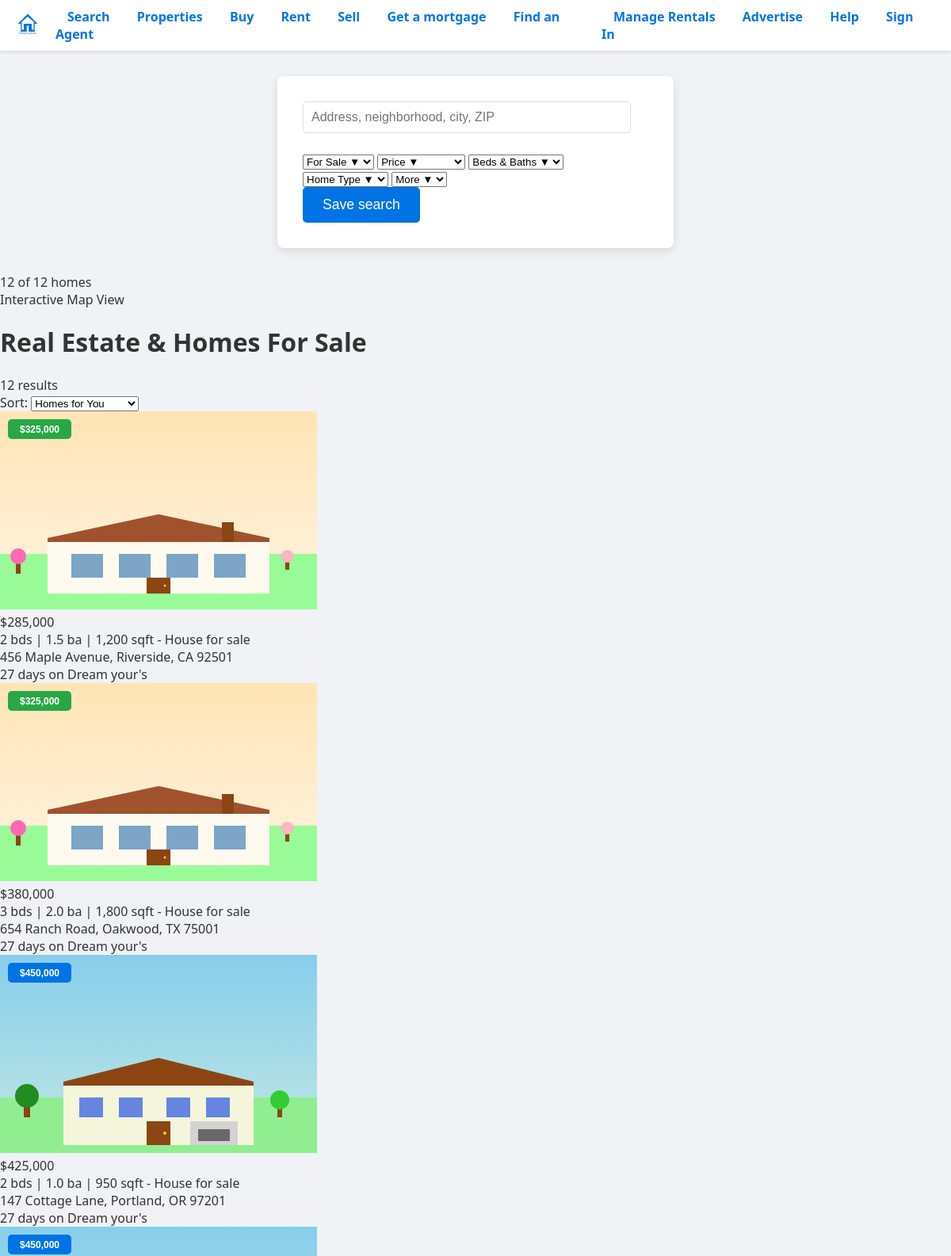
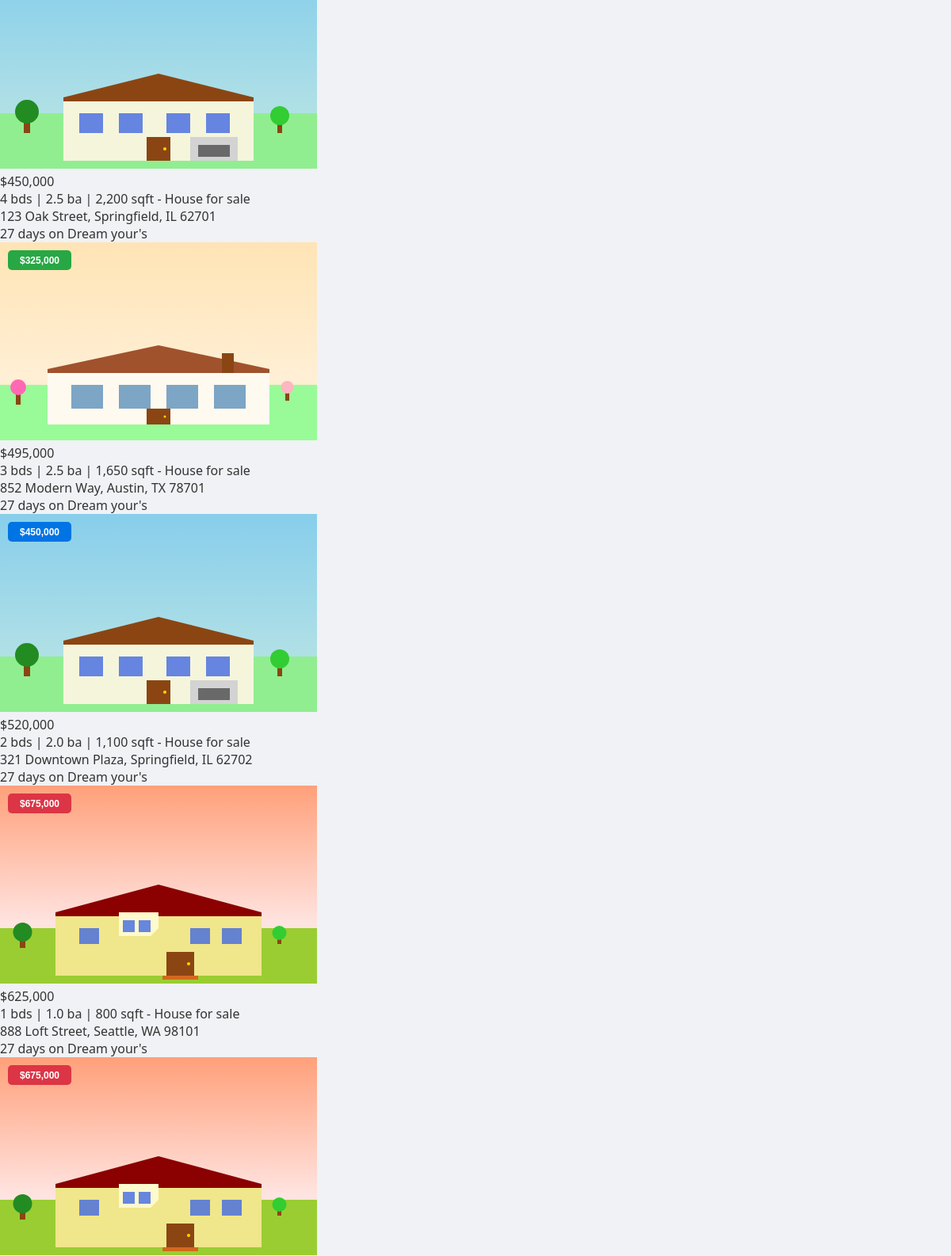
Page /map-search (upper part) on the committed database (2 pictures, top to bottom).
### app/models/property.py (models this page shows)
class Property(Base):
    __tablename__ = "properties"
    id = Column(Integer, primary_key=True, index=True)
    title = Column(String, index=True)
    price = Column(Float)
    bedrooms = Column(Integer)
    bathrooms = Column(Float)
    sqft = Column(Integer)
    address = Column(String)
    city = Column(String)
    state = Column(String)
    zip_code = Column(String)
    description = Column(Text)
    photo_url = Column(String)
    latitude = Column(Float, nullable=True)  # For map integration
    longitude = Column(Float, nullable=True)  # For map integration
    property_type = Column(String, default="house")  # house, condo, townhouse, etc.
    listing_type = Column(String, default="sale")  # sale, rent

### app/routes/properties.py (the view)
@router.get("/map-search")
def map_search_page(
    request: Request,
    q: Optional[str] = Query(None),
    min_price: Optional[str] = Query(None),
    max_price: Optional[str] = Query(None),
    bedrooms: Optional[str] = Query(None),
    bathrooms: Optional[str] = Query(None),
    property_type: Optional[str] = Query(None),
    listing_type: Optional[str] = Query(None),
    db: Session = Depends(get_db)
):
    def safe_float(value):
        if value is None or value == "":
            return None
        try:
            return float(value)
        except (ValueError, TypeError):
            return None
    def safe_int(value):
        if value is None or value == "":
            return None
        try:
            return int(value)
        except (ValueError, TypeError):
            return None
    min_price_val = safe_float(min_price)
    max_price_val = safe_float(max_price)
    bedrooms_val = safe_int(bedrooms)
    bathrooms_val = safe_float(bathrooms)
    properties = crud_property.search_properties(
        db=db,
        query=q,
        min_price=min_price_val,
        max_price=max_price_val,
        bedrooms=bedrooms_val,
        bathrooms=bathrooms_val,
        property_type=property_type,
        listing_type=listing_type,
        limit=50  # Limit for initial map load
    )
    stats = crud_property.get_property_stats(db)
    search_params = {
        'q': q or '',
        'min_price': min_price or '',
        'max_price': max_price or '',
        'bedrooms': bedrooms or '',
        'bathrooms': bathrooms or '',
        'property_type': property_type or '',
        'listing_type': listing_type or ''
    }
    return templates.TemplateResponse("property/map_search.html", {
        "request": request,
        "properties": properties,
        "stats": stats,
        "search_params": search_params,
        "results_count": len(properties)
    })

### app/templates/property/map_search.html (shortened to what this page needs)
{% extends "base.html" %}
{% block content %}
<div class="search-overlay">
    <form id="search-form" class="search-form">
        <input type="text" id="location-search" name="q" class="main-search-input"
               placeholder="Address, neighborhood, city, ZIP"
               value="{{ search_params.q }}">
        <div class="search-filters-row">
            <select id="listing_type" name="listing_type" class="filter-dropdown">
                <option value="">For Sale ▼</option>
            </select>
            <select id="price_range" name="price_range" class="filter-dropdown">
                <option value="">Price ▼</option>
            </select>
            <select id="bedrooms" name="bedrooms" class="filter-dropdown">
                <option value="">Beds & Baths ▼</option>
            </select>
            <select id="home_type" name="home_type" class="filter-dropdown">
                <option value="">Home Type ▼</option>
            </select>
            <select id="more_filters" name="more_filters" class="filter-dropdown">
                <option value="">More ▼</option>
            </select>
        </div>
        <button type="submit" class="search-btn">Save search</button>
    </form>
</div>
<div class="main-container">
    <div class="map-panel">
        <div class="results-count-overlay">{{ results_count }} of {{ stats.total_count }} homes</div>
        <div class="map-container">
            <div>Interactive Map View</div>
        </div>
    </div>
    <div class="listings-panel">
        <div class="listings-header">
            <h1 class="listings-title">Real Estate & Homes For Sale</h1>
            <div class="listings-count">{{ stats.total_count }} results</div>
            <div class="sort-controls">
                <span class="sort-label">Sort:</span>
                <select class="sort-dropdown">
                    <option>Homes for You</option>
                </select>
            </div>
        </div>
        <div class="property-list">
            {% for property in properties %}
            <div class="property-item" data-id="{{ property.id }}" onclick="selectProperty(this)">
                <img src="{{ property.photo_url or '/static/images/placeholder-home.svg' }}"
                     alt="Property image" class="property-image">
                <div class="property-details">
                    <div class="property-price">${{ '{:,.0f}'.format(property.price) }}</div>
                    <div class="property-specs">{{ property.bedrooms }} bds | {{ property.bathrooms }} ba | {{ '{:,}'.format(property.sqft) }} sqft - House for sale</div>
                    <div class="property-address">{{ property.address }}, {{ property.city }}, {{ property.state }} {{ property.zip_code }}</div>
                    <div class="property-features">
                        <span class="feature-item">27 days on Dream your's</span>
                    </div>
                </div>
            </div>
            {% endfor %}
        </div>
    </div>
</div>
{% endblock %}

### app/static/css/styles.css (style rules this page uses)
* { box-sizing: border-box; }
body { font-family: 'Segoe UI', Tahoma, Geneva, Verdana, sans-serif; margin: 0; padding: 0; background-color: #f0f2f5; color: #333; overflow-x: hidden; }
form { background: #fff; padding: 2em; border-radius: 8px; box-shadow: 0 4px 12px rgba(0,0,0,0.1); max-width: 500px; margin: 2em auto; }
input[type="text"], input[type="email"], input[type="password"] { width: calc(100% - 22px); padding: 10px; margin-bottom: 1.5em; border: 1px solid #ddd; border-radius: 5px; font-size: 1em; }
button { background-color: #0074E4; color: #fff; border: none; padding: 12px 25px; border-radius: 5px; cursor: pointer; font-size: 1.1em; transition: background-color 0.3s ease; }

### rows in the picture
Property: photo_url (picture), price "285,000", bedrooms "2", bathrooms "1.5", sqft "1,200", address "456 Maple Avenue", city "Riverside", state "CA", zip_code "92501"
Property: photo_url (picture), price "380,000", bedrooms "3", bathrooms "2.0", sqft "1,800", address "654 Ranch Road", city "Oakwood", state "TX", zip_code "75001"
Property: photo_url (picture), price "425,000", bedrooms "2", bathrooms "1.0", sqft "950", address "147 Cottage Lane", city "Portland", state "OR", zip_code "97201"
Property: photo_url (picture), price "450,000", bedrooms "4", bathrooms "2.5", sqft "2,200", address "123 Oak Street", city "Springfield", state "IL", zip_code "62701"
Property: photo_url (picture), price "495,000", bedrooms "3", bathrooms "2.5", sqft "1,650", address "852 Modern Way", city "Austin", state "TX", zip_code "78701"
Property: photo_url (picture), price "520,000", bedrooms "2", bathrooms "2.0", sqft "1,100", address "321 Downtown Plaza", city "Springfield", state "IL", zip_code "62702"
Property: photo_url (picture), price "625,000", bedrooms "1", bathrooms "1.0", sqft "800", address "888 Loft Street", city "Seattle", state "WA", zip_code "98101"
Property: photo_url (picture)

### other values in the picture
{{ results_count }} "12"
{{ stats.total_count }} "12"
